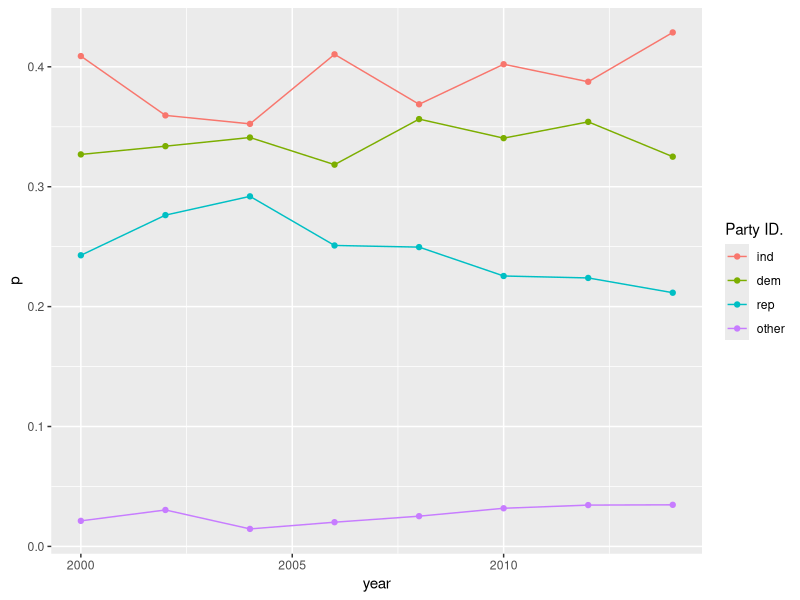
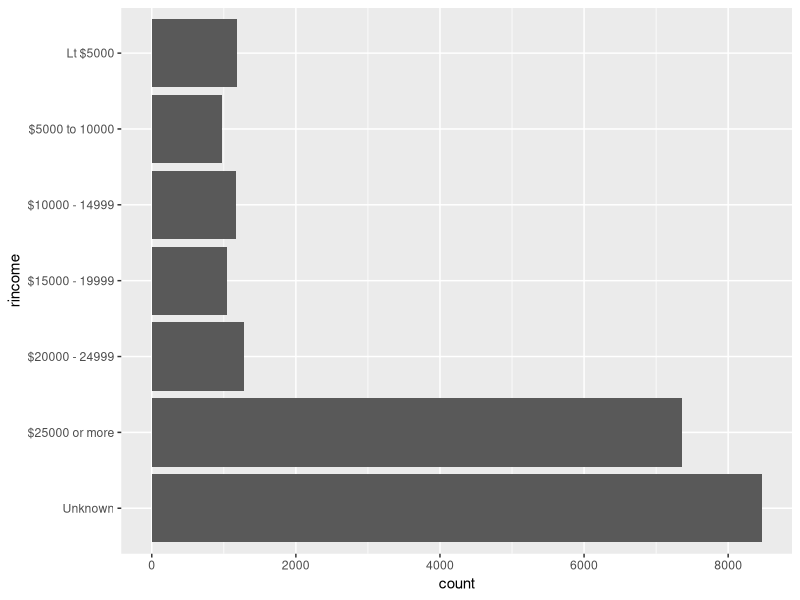

Write R code to recreate these figures, in order.
## ---- chunk 1
knitr::opts_chunk$set(echo = TRUE)
library(tidyverse)
library(stringr)
library(forcats)

## ---- chunk 2
x <- c("hello","world")
y <- c("goodbye")
str_c(x, y)
str_c(x, y, sep = "::")
str_c(x, y, collapse = "][")
str_c(x,y,sep="::",collapse = "][")
## ---- chunk 3
message <- "hello everyone, my name is Olaf and I like warm hugs"
str_sub(message, start = str_length(message)/2, end = str_length(message)/2)
## ---- chunk 4
test <- c("a", "b", "c")
str_c(test)
str_c(test, collapse="")
## ---- chunk 5
df <- tibble(
  word = words, 
  index = seq_along(word)
)

df %>% 
  mutate(
    vowels = str_count(word, "[aeiou]"),
    a = str_count(word, "a"),
    e = str_count(word, "e"),
    i = str_count(word, "i"),
    o = str_count(word, "o"),
    u = str_count(word, "u")  
    ) %>% 
    filter(a > 0,e > 0, i >0, o > 0, u>0 )
## ---- chunk 6
VowelProp <- df %>% 
  mutate(
    letters = str_count(word),
    vowels = str_count(word, "[aeiou]"),
    vowelP = vowels/letters
  ) %>% 
    arrange(desc(vowelP))
head(VowelProp,1)

VowelCount <- df %>% 
  mutate(
    letters = str_count(word),
    vowels = str_count(word, "[aeiou]"),
    vowelP = vowels/letters
  ) %>% 
  arrange(desc(vowels))
head(VowelCount,1)
## ---- chunk 7
gss_cat %>% 
  mutate(partyid = 
           fct_collapse(partyid,
                        other = c("No answer", "Don't know", "Other party"),
                        rep = c("Strong republican", "Not str republican"),
                        ind = c("Ind,near rep", "Independent", "Ind,near dem"),
                        dem = c("Not str democrat", "Strong democrat"))) %>%
  count(year, partyid)  %>%
  group_by(year) %>%
  mutate(p = n / sum(n)) %>%
  ggplot(aes(x = year, y = p,
             colour = fct_reorder2(partyid, year, p))) +
  geom_point() +
  geom_line() +
  labs(colour = "Party ID.")
## ---- chunk 8
gss_cat %>%
  mutate(rincome = 
           fct_collapse(
             rincome,
             `Unknown` = c("No answer", "Don't know", "Refused", "Not applicable"),
             `Lt $5000` = c("Lt $1000", str_c("$", c("1000", "3000", "4000"),
                                              " to ", c("2999", "3999", "4999"))),
             `$5000 to 10000` = str_c("$", c("5000", "6000", "7000", "8000"),
                                      " to ", c("5999", "6999", "7999", "9999"))
           )) %>%
  ggplot(aes(x = rincome)) +
  geom_bar() + 
  coord_flip()
